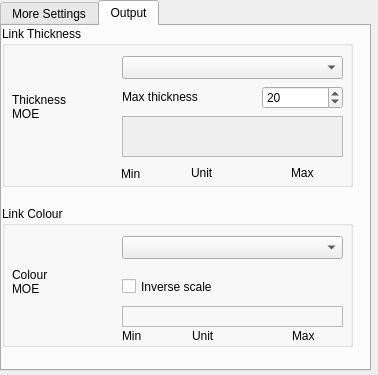
<?xml version="1.0" encoding="UTF-8"?>
<ui version="4.0">
 <class>OutputView</class>
 <widget class="QDialog" name="OutputView">
  <property name="windowModality">
   <enum>Qt::NonModal</enum>
  </property>
  <property name="geometry">
   <rect>
    <x>0</x>
    <y>0</y>
    <width>378</width>
    <height>375</height>
   </rect>
  </property>
  <property name="windowTitle">
   <string>Output View</string>
  </property>
  <property name="windowIcon">
   <iconset resource="../canvas_qt4.qrc">
    <normaloff>:/images/mime.png</normaloff>:/images/mime.png</iconset>
  </property>
  <widget class="QTabWidget" name="tabWidget">
   <property name="geometry">
    <rect>
     <x>0</x>
     <y>0</y>
     <width>371</width>
     <height>371</height>
    </rect>
   </property>
   <property name="currentIndex">
    <number>1</number>
   </property>
   <widget class="QWidget" name="tab_2">
    <attribute name="title">
     <string>More Settings</string>
    </attribute>
    <widget class="QSpinBox" name="cutoff">
     <property name="geometry">
      <rect>
       <x>160</x>
       <y>110</y>
       <width>61</width>
       <height>23</height>
      </rect>
     </property>
     <property name="toolTip">
      <string>Hides colour and thickness for small data values</string>
     </property>
     <property name="maximum">
      <number>100</number>
     </property>
     <property name="value">
      <number>5</number>
     </property>
    </widget>
    <widget class="QLabel" name="label_6">
     <property name="geometry">
      <rect>
       <x>240</x>
       <y>110</y>
       <width>121</width>
       <height>21</height>
      </rect>
     </property>
     <property name="text">
      <string>% of max</string>
     </property>
    </widget>
    <widget class="QLabel" name="label_7">
     <property name="geometry">
      <rect>
       <x>30</x>
       <y>106</y>
       <width>111</width>
       <height>51</height>
      </rect>
     </property>
     <property name="text">
      <string>Don't show
 data if &lt;</string>
     </property>
    </widget>
    <widget class="QCheckBox" name="showLinkNames">
     <property name="geometry">
      <rect>
       <x>30</x>
       <y>45</y>
       <width>231</width>
       <height>21</height>
      </rect>
     </property>
     <property name="text">
      <string>Show Link Names</string>
     </property>
    </widget>
    <widget class="QCheckBox" name="showLinkIds">
     <property name="geometry">
      <rect>
       <x>30</x>
       <y>20</y>
       <width>201</width>
       <height>21</height>
      </rect>
     </property>
     <property name="text">
      <string>Show Link IDs</string>
     </property>
    </widget>
    <widget class="QCheckBox" name="showDataValues">
     <property name="geometry">
      <rect>
       <x>30</x>
       <y>70</y>
       <width>241</width>
       <height>21</height>
      </rect>
     </property>
     <property name="text">
      <string>Show Data Values</string>
     </property>
    </widget>
    <widget class="QSpinBox" name="textsize">
     <property name="geometry">
      <rect>
       <x>160</x>
       <y>170</y>
       <width>61</width>
       <height>23</height>
      </rect>
     </property>
     <property name="toolTip">
      <string>Hides colour and thickness for small data values</string>
     </property>
     <property name="minimum">
      <number>6</number>
     </property>
     <property name="maximum">
      <number>100</number>
     </property>
     <property name="value">
      <number>12</number>
     </property>
    </widget>
    <widget class="QLabel" name="label_8">
     <property name="geometry">
      <rect>
       <x>30</x>
       <y>170</y>
       <width>91</width>
       <height>21</height>
      </rect>
     </property>
     <property name="text">
      <string>Font size</string>
     </property>
    </widget>
   </widget>
   <widget class="QWidget" name="tab_1">
    <attribute name="title">
     <string>Output</string>
    </attribute>
    <widget class="QGroupBox" name="groupBox_2">
     <property name="geometry">
      <rect>
       <x>0</x>
       <y>0</y>
       <width>351</width>
       <height>161</height>
      </rect>
     </property>
     <property name="title">
      <string>Link Thickness</string>
     </property>
     <widget class="QLabel" name="label_3">
      <property name="geometry">
       <rect>
        <x>10</x>
        <y>50</y>
        <width>101</width>
        <height>61</height>
       </rect>
      </property>
      <property name="text">
       <string>Thickness
MOE</string>
      </property>
     </widget>
     <widget class="QComboBox" name="ThicknessMOE">
      <property name="geometry">
       <rect>
        <x>120</x>
        <y>30</y>
        <width>221</width>
        <height>23</height>
       </rect>
      </property>
     </widget>
     <widget class="QLabel" name="thickness_legend">
      <property name="geometry">
       <rect>
        <x>120</x>
        <y>90</y>
        <width>221</width>
        <height>41</height>
       </rect>
      </property>
      <property name="autoFillBackground">
       <bool>true</bool>
      </property>
      <property name="frameShape">
       <enum>QFrame::StyledPanel</enum>
      </property>
      <property name="text">
       <string/>
      </property>
      <property name="margin">
       <number>1</number>
      </property>
     </widget>
     <widget class="QLabel" name="thickness_min">
      <property name="geometry">
       <rect>
        <x>119</x>
        <y>138</y>
        <width>61</width>
        <height>20</height>
       </rect>
      </property>
      <property name="text">
       <string>Min</string>
      </property>
     </widget>
     <widget class="QLabel" name="thickness_max">
      <property name="geometry">
       <rect>
        <x>289</x>
        <y>137</y>
        <width>61</width>
        <height>20</height>
       </rect>
      </property>
      <property name="text">
       <string>Max</string>
      </property>
     </widget>
     <widget class="QSpinBox" name="maxThickness">
      <property name="geometry">
       <rect>
        <x>260</x>
        <y>60</y>
        <width>81</width>
        <height>23</height>
       </rect>
      </property>
      <property name="maximum">
       <number>50</number>
      </property>
      <property name="value">
       <number>20</number>
      </property>
     </widget>
     <widget class="QLabel" name="label_5">
      <property name="geometry">
       <rect>
        <x>120</x>
        <y>60</y>
        <width>141</width>
        <height>21</height>
       </rect>
      </property>
      <property name="text">
       <string>Max thickness</string>
      </property>
     </widget>
     <widget class="QLabel" name="thickness_unit">
      <property name="geometry">
       <rect>
        <x>189</x>
        <y>137</y>
        <width>71</width>
        <height>20</height>
       </rect>
      </property>
      <property name="text">
       <string>Unit</string>
      </property>
     </widget>
    </widget>
    <widget class="QGroupBox" name="groupBox">
     <property name="geometry">
      <rect>
       <x>0</x>
       <y>180</y>
       <width>351</width>
       <height>141</height>
      </rect>
     </property>
     <property name="title">
      <string>Link Colour</string>
     </property>
     <widget class="QCheckBox" name="inverseColourScale">
      <property name="geometry">
       <rect>
        <x>120</x>
        <y>70</y>
        <width>191</width>
        <height>21</height>
       </rect>
      </property>
      <property name="text">
       <string>Inverse scale</string>
      </property>
     </widget>
     <widget class="QComboBox" name="ColourMOE">
      <property name="geometry">
       <rect>
        <x>120</x>
        <y>30</y>
        <width>221</width>
        <height>23</height>
       </rect>
      </property>
     </widget>
     <widget class="QLabel" name="colour_legend">
      <property name="geometry">
       <rect>
        <x>120</x>
        <y>100</y>
        <width>221</width>
        <height>21</height>
       </rect>
      </property>
      <property name="autoFillBackground">
       <bool>false</bool>
      </property>
      <property name="frameShape">
       <enum>QFrame::StyledPanel</enum>
      </property>
      <property name="text">
       <string/>
      </property>
      <property name="margin">
       <number>1</number>
      </property>
     </widget>
     <widget class="QLabel" name="label_4">
      <property name="geometry">
       <rect>
        <x>10</x>
        <y>40</y>
        <width>91</width>
        <height>71</height>
       </rect>
      </property>
      <property name="text">
       <string>Colour
MOE</string>
      </property>
     </widget>
     <widget class="QLabel" name="colour_min">
      <property name="geometry">
       <rect>
        <x>120</x>
        <y>120</y>
        <width>61</width>
        <height>20</height>
       </rect>
      </property>
      <property name="text">
       <string>Min</string>
      </property>
     </widget>
     <widget class="QLabel" name="colour_max">
      <property name="geometry">
       <rect>
        <x>290</x>
        <y>120</y>
        <width>61</width>
        <height>20</height>
       </rect>
      </property>
      <property name="text">
       <string>Max</string>
      </property>
     </widget>
     <widget class="QLabel" name="colour_unit">
      <property name="geometry">
       <rect>
        <x>190</x>
        <y>120</y>
        <width>71</width>
        <height>20</height>
       </rect>
      </property>
      <property name="text">
       <string>Unit</string>
      </property>
     </widget>
    </widget>
   </widget>
  </widget>
 </widget>
 <resources>
  <include location="../canvas_qt4.qrc"/>
 </resources>
 <connections/>
</ui>
